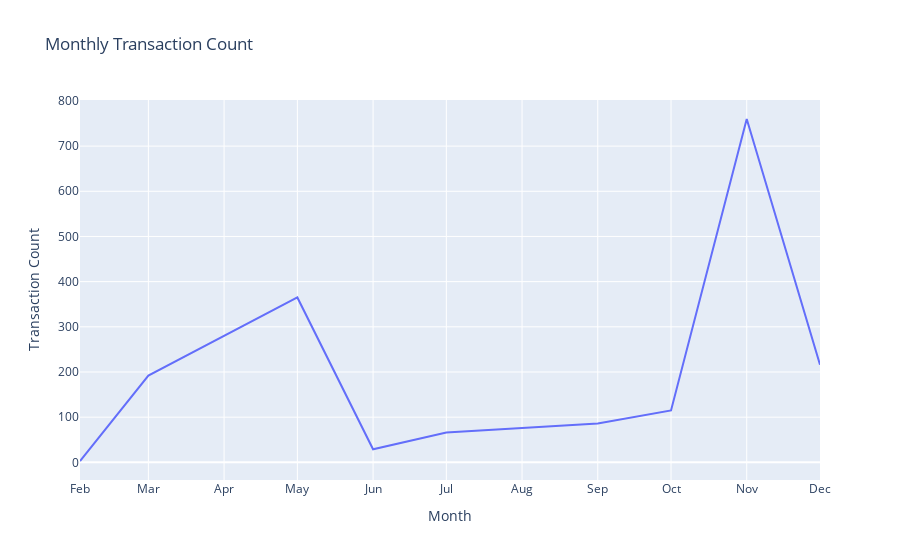

The notebook cell saved with this chart:
### Markdown cell above
Then, we will create a **line chart** from the dataframe that was created earlier. Here, we use line chart because we are trying to **identify trends in the number of transaction**, which is generally better represented through a line chart.

### Code cell
# Creating the bar chart with Month as the x-axis and Revenue Count as the y-axis
line_monthly_transaction_count = px.line(monthly_transaction_count, x='Month', y='Transaction Count', title='Monthly Transaction Count')

# Creating a filter on the datetime column to only display month
line_monthly_transaction_count.update_xaxes(tickformat='%b')

# Displaying the bar chart
line_monthly_transaction_count.show()

### Figure 1 — Plotly figure (JSON) as saved in the notebook; plotly's stock layout.template omitted (floating-point values rounded to 4 significant figures)
{"data": [{"hovertemplate": "Month=%{x}<br>Transaction Count=%{y}<extra></extra>", "legendgroup": "", "line": {"color": "#636efa", "dash": "solid"}, "marker": {"symbol": "circle"}, "mode": "lines", "name": "", "orientation": "v", "showlegend": false, "type": "scatter", "x": ["2018-02-01T00:00:00", "2018-03-01T00:00:00", "2018-05-01T00:00:00", "2018-06-01T00:00:00", "2018-07-01T00:00:00", "2018-08-01T00:00:00", "2018-09-01T00:00:00", "2018-10-01T00:00:00", "2018-11-01T00:00:00", "2018-12-01T00:00:00"], "xaxis": "x", "y": [3, 192, 365, 29, 66, 76, 86, 115, 760, 216], "yaxis": "y"}], "layout": {"legend": {"tracegroupgap": 0}, "title": {"text": "Monthly Transaction Count"}, "xaxis": {"anchor": "y", "domain": [0, 1], "tickformat": "%b", "title": {"text": "Month"}}, "yaxis": {"anchor": "x", "domain": [0, 1], "title": {"text": "Transaction Count"}}}}
